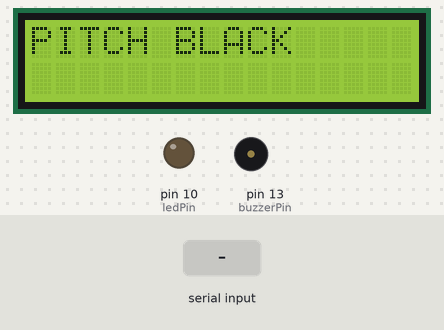
A sketch run on a simulated Arduino Uno, built with avr-gcc and run on an emulated ATmega328P. On the bench: 16×2 character LCD, output pins drawn as LEDs (lit = HIGH), buzzer (waves = sounding). Dashed ring = blinking. The inputs (shaded band) are chosen by the test bench.

Above: at 1.2 s.
1.3 s: "CRASH!\n" received over Serial
At 1.8 s:
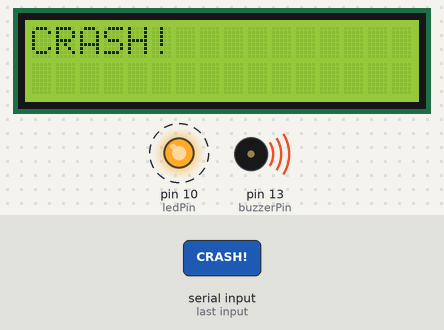
At 3.9 s:
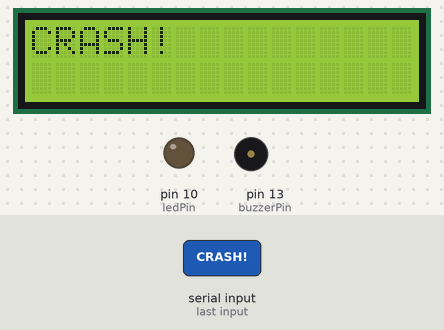
4.1 s: "1\n" received over Serial
At 5.2 s:
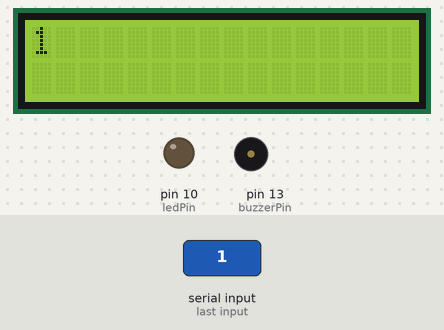
Timing chart, 0 to 7.1 s (numbered marks = the images above; inputs shaded):
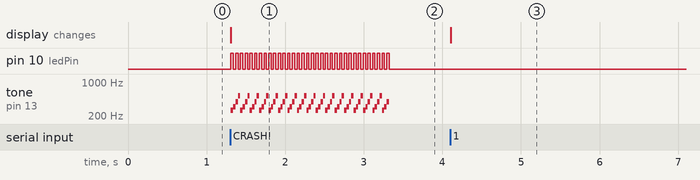

The sketch:

Part_3.ino
```cpp
//Hey Yall! Put some comments even if you all ready know the coding launguage
#include <LiquidCrystal.h>

// RS, E, D4, D5, D6, D7 LCD Pins
LiquidCrystal lcd(12, 11, 5, 4, 3, 2);

// Hardware pins For The piezo + LED
const int buzzerPin = 13;
const int ledPin = 10;

// Frequencies for a C Minor Arpeggio (C4, Eb4, G4, C5)
const int cMinorChord[] = {262, 311, 392, 523};

//Starting Message
String currentMsg = "PITCH BLACK";
unsigned long lastScrollTime = 0;
int scrollPos = 0;
const int scrollDelay = 350;

//Set Up. Loop
void setup() {
  Serial.begin(9600);
  lcd.begin(16, 2);

  pinMode(buzzerPin, OUTPUT);
  pinMode(ledPin, OUTPUT);

  displayMessage(currentMsg);
}

//Main loop
void loop() {
  if (Serial.available() > 0) {
    String incoming = Serial.readStringUntil('\n');
    incoming.trim();
    if (incoming.length() > 0) {
      currentMsg = incoming;
      scrollPos = 0;
      displayMessage(currentMsg);

      if (currentMsg.indexOf("CRASH!") >= 0) {
        triggerCliffDeathSequence();
      }
    }
  }

  if (currentMsg.length() > 16) {
    if (millis() - lastScrollTime > scrollDelay) {
      lastScrollTime = millis();
      scrollMessage();
    }
  }
}

// Triggers a 2-second rapid C Minor arpeggio chord simulation + red strobe
void triggerCliffDeathSequence() {
  unsigned long startTime = millis();
  int chordIndex = 0;

  // Run loops continuously until 2000 milliseconds (2 seconds) have elapsed
  while (millis() - startTime < 2000) {
    // Alternate LED state on every note swap to keep it blinking red
    digitalWrite(ledPin, (chordIndex % 2 == 0) ? HIGH : LOW);

    // Play the individual harmonic steps of the C Minor chord rapidly
    tone(buzzerPin, cMinorChord[chordIndex]);
    delay(30); // 30ms per tone creates a cohesive polyphonic illusion

    chordIndex = (chordIndex + 1) % 4; // Cycle through C, Eb, G, C
  }

  noTone(buzzerPin);          // Silence the buzzer after 2 seconds
  digitalWrite(ledPin, LOW);   // Darken the LED
}

void displayMessage(String msg) {
  lcd.clear();
  if (msg.length() <= 16) {
    lcd.setCursor(0, 0);
    lcd.print(msg);
  } else {
    lcd.setCursor(0, 0);
    lcd.print(msg.substring(0, 16));
  }
}

void scrollMessage() {
  lcd.clear();
  lcd.setCursor(0, 0);

  String paddedMsg = currentMsg + "   ";
  int msgLen = paddedMsg.length();

  String displayWindow = "";
  for (int i = 0; i < 16; i++) {
    int index = (scrollPos + i) % msgLen;
    displayWindow += paddedMsg[index];
  }

  lcd.print(displayWindow);

  scrollPos++;
  if (scrollPos >= msgLen) {
    scrollPos = 0;
  }
}
```

Measured:
- after the input at 1.3 s, pin 10 (ledPin): alternates HIGH for 0.03 s and LOW for 0.03 s, 68 changes in all, then stays LOW, starting at once; tone on pin 13 (buzzerPin): silent → 262 Hz at once, then repeats every 0.12 s: 311 Hz 0.03 s, 392 Hz 0.03 s, 523 Hz 0.03 s, 262 Hz 0.03 s, until it stays silent from 3.3 s; the display: changes at once (image 1)
- after the input at 4.1 s, the display: changes at once (image 3)
